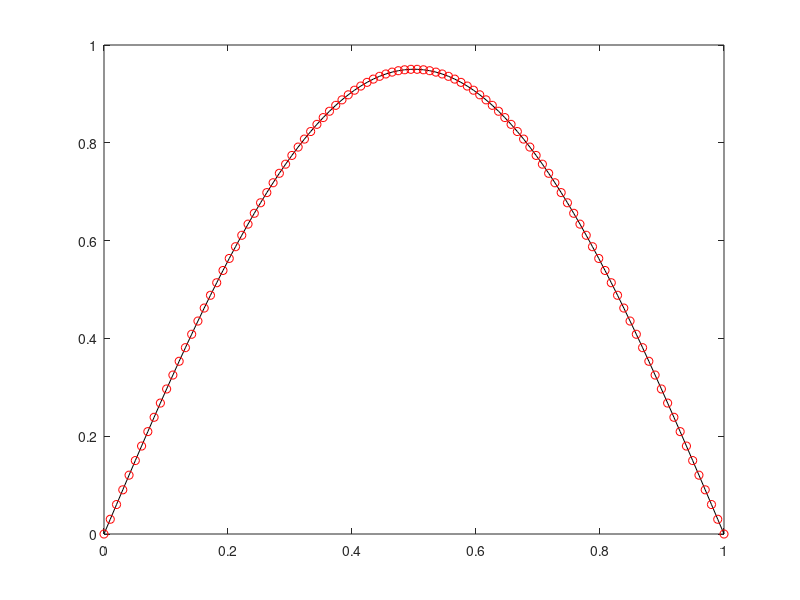

The MATLAB source for this figure:
clear; clc; close all;

nx = 100; x = linspace(0,1,nx); h=x(2)-x(1);
dt = 0.5*h^2;

u = sin(pi*x); nu = 0*x;

for it = 1:101
    % Approximation
    for ix = 2:nx-1
        nu(ix) = u(ix)+(dt/h^2)*(u(ix+1)-2*u(ix)+u(ix-1));
    end
    u = nu;
    % Exact value
    t = dt*it;
    exu = exp(-pi^2*t)*sin(pi*x);
    clf;
    plot(x,exu,'k'); % black
    hold on; 
    plot(x,u,'ro'); % red circle
    axis([x(1),x(end),0,1]);
    drawnow;
end    